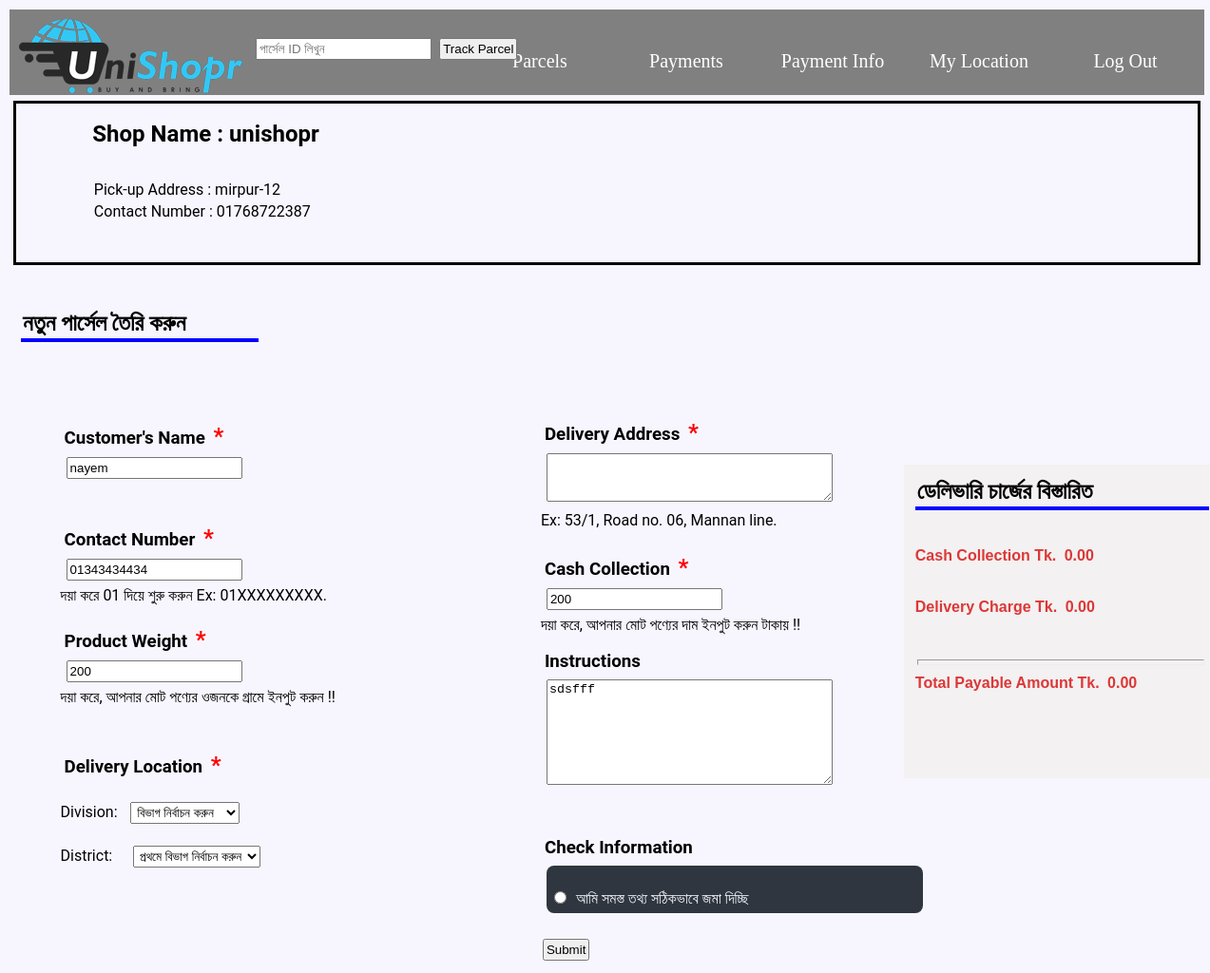
The page /Internship/edit_parcel.php?p_id=V1I97T6PFALHN (signed in) on the database its author committed.
### tables this page shows
CREATE TABLE `my_location` (
  `ID` varchar(15) NOT NULL,
  `Shop_name` varchar(100) NOT NULL,
  `Pick_up_address` text NOT NULL,
  `Phone_num` varchar(11) DEFAULT NULL,
  `select_address` varchar(15) DEFAULT NULL
);

CREATE TABLE `parcel` (
  `date` date NOT NULL,
  `ID` varchar(15) NOT NULL,
  `Product_id` varchar(15) DEFAULT NULL,
  `Shop_name` varchar(50) NOT NULL,
  `Phone_num` varchar(11) DEFAULT NULL,
  `C_name` varchar(200) NOT NULL,
  `Pick_up_address` text NOT NULL,
  `Delivery_address` text NOT NULL,
  `Product_weight` int(11) NOT NULL,
  `Cash_collection` int(11) NOT NULL,
  `delivery_charge` int(11) NOT NULL,
  `Payment_method` text NOT NULL,
  `Instructions` text NOT NULL,
  `agent_name` varchar(200) DEFAULT NULL,
  `agent_phone` varchar(11) DEFAULT NULL,
  `status` varchar(30) NOT NULL,
  `Payment_status` varchar(30) NOT NULL,
  `Action` varchar(30) NOT NULL
);

### Internship/edit_parcel.php (the view, shortened to what this page needs)
<?php
$conn=OpenCon();
$mail=$_SESSION['email'];
$sql1="select Name,ID from customer where email='$mail'";
$result1 = mysqli_query($conn,$sql1);
     if(mysqli_num_rows($result1)>0){
     while ($row1 = mysqli_fetch_assoc($result1)) {
		 $id=$row1['ID'];
	 }
	 }
?>
<!DOCTYPE html>
<html>
<head>
	<link rel="stylesheet" type="text/css" href="css/parcel_style.css">
	<link rel="stylesheet" type="text/css" href="css/all.css">
</head>
<body>
	<div id="header">
    <div id="logo">
      <img src="images/logo.PNG">
    </div>
    <ul id="navbar">
    	<li> <a href="log_out.php">Log Out</a></li>
    	<li> <a href= "my_location.php"> My Location </a> </li>
    <li> <a href= "my_payment.php"> Payment Info </a> </li>
    <li> <a href="payments.php"> Payments</a></li>
     <li> <a href= "orders.php"> Parcels </a> </li>
    </ul>
    <div class="form" >
      <div class="search" >
            <input type="text" id="track"  name="track" placeholder="পার্সেল ID লিখুন" size="20">
          <input type="submit" id="search" name="search" value="Track Parcel">
      </div>
  </div><br><br><br><br><br><br>
  </div>
	<?php
$sql2="select * from my_location where ID='$id' and select_address='Selected'";
	 $result2 = mysqli_query($conn,$sql2);
     if(mysqli_num_rows($result2)>0){
     while ($row2 = mysqli_fetch_assoc($result2)) {
     $shop_name=$row2['Shop_name'];
     $pickup_address=$row2['Pick_up_address'];
     $phone_num=$row2['Phone_num'];
     ?>
<div class="column" id="column">
		<div class="section2" style="border-style: solid; width: 100%;">
		<section>
			<h2><font color= "black"; style= "text-align: left; margin-left: 5%; font-size: 100%;" > <?php echo "Shop Name : $shop_name"; ?> </font> </h2> <br><p style= "margin-left: 6%;" ><?php echo "Pick-up Address : $pickup_address"; ?></p>
			<font color= "black"; style= "margin-left: 6%;" ><?php echo "Contact Number : $phone_num"; ?></font><br><br>
			<br>
		</section></div>
	</div>
	<?php
	}}
		 ?>
		 <?php
		 $p_id=$_GET['p_id'];
$sql3="select * from parcel where Product_id='$p_id'";
	 $result3 = mysqli_query($conn,$sql3);
     if(mysqli_num_rows($result3)>0){
     while ($row3 = mysqli_fetch_assoc($result3)) {
     $c_name=$row3['C_name'];
     $phone_num=$row3['Phone_num'];
     $instructions=$row3['Instructions'];
     $cash=$row3['Cash_collection'];
     $product_weight=$row3['Product_weight'];
     ?>
		<div class="cont" id="cont">
			<h2 style="border-bottom: 4px solid blue; width: 20%; margin-top: 3%; ">নতুন পার্সেল তৈরি করুন</h2>
			<div class= "container" id="container" style="margin-top: 3%; margin-left: -5%;">
				<ol><li>
					<form id="insert" action="create_parcel.php" method="post" >
				<h3> Customer's Name <font color= "red" size="5"> * </font></h3>
						<div class= "option">
							<input
							type= "box"
							class= "box"
							id="name" value="<?php echo $c_name; ?>"
							name= "name" required
							/>
						</div>
					<br><br>
				<h3> Contact Number <font color= "red" size="5"> * </font></h3>
						<div class= "option">
							<input
							type= "box"
							class= "box" pattern="[0]{1}[1]{1}[0-9]{9}"
							id="contact_number" value="<?php echo $phone_num; ?>"
							name= "contact_number" required
							/>
						</div>দয়া করে 01 দিয়ে শুরু করুন Ex: 01XXXXXXXXX.
					<br><br>
				<h3> Product Weight <font color= "red" size="5"> * </font></h3>
						<div class= "option">
							<input
							type= "box"
							class= "box"
							id="amount" value="<?php echo $product_weight; ?>"
							name= "amount"
							oninput="p_amount()" required
							/>
					</div>দয়া করে, আপনার মোট পণ্যের ওজনকে গ্রামে ইনপুট করুন !!
				<h3> <br><br>Delivery Location <font color= "red" size="5"> * </font></h3>
				<br>Division: &nbsp;
		<select id="division" name="division" oninput="p_amount()" required >
		<option value="">বিভাগ নির্বাচন করুন</option>
        </select><br><br>
        District: &nbsp;&nbsp;&nbsp;
        <select id="district" name="district">
        <option value="">প্রথমে বিভাগ নির্বাচন করুন</option>
    </select>
    </li></ol>
				<ol><li>
				<h3> Delivery Address <font color= "red" size="5"> * </font></h3>
						<div class= "option">
							<textarea
							type= "box"
							class= "box"
							id="d_address"
							name= "d_address" rows="3" cols="35" required
							/></textarea>
					</div>Ex: 53/1, Road no. 06, Mannan line.
				<h3><br> Cash Collection <font color= "red" size="5"> * </font></h3>
						<div class= "option">
							<input
							type= "box"
							class= "box"
							id="payment_amount" value="<?php echo $cash; ?>"
							name= "payment_amount" value=100
							oninput="payment()" required
							/>
						</div>
					দয়া করে, আপনার মোট পণ্যের দাম ইনপুট করুন টাকায় !!
					<br>
<div class="container1" style="margin-left: 30%;">
<h2 style="border-bottom: 4px solid blue; width: 95%;">ডেলিভারি চার্জের বিস্তারিত</h2>	<br>
<h5 >Cash Collection    Tk. <span id="pay">0.00</span></p>
<br>
<h5> Delivery Charge    Tk. <span id="pro">0.00</span></p> <br>
<hr >
<h5 >Total Payable Amount    Tk. <span id="total">0.00</span></p>
				</div>
				</li></ol>
				<ol><li>
				<h3> Instructions </h3>
						<div class= "option">
							<textarea
							type= "box"
							class= "box"
							id="instructions"
							name= "instructions" rows="7" cols="35"
							/><?php echo $instructions; ?></textarea>
											</div>
					<br>
				<h3><br> Check Information </h3>
					<div class="select-box">
					<div class= "options-container active">
						<div class= "options">
							<br><input
							type= "radio"
							class= "radio"
							id="submit"
							name= "submit" required
							/>
							<label for= "check"> আমি সমস্ত তথ্য সঠিকভাবে জমা দিচ্ছি </label>
						</div>
					</div>
					</div>
					<br><input type="submit" class="submit" name="submit" value="Submit">
				</li>
			</ol>
</div>
</div>
	<?php
	}}
		 ?>
</body>
</html>

### Internship/css/parcel_style.css (style rules this page uses)
* { margin: 2px; padding: 2px; box-sizing: border-box; }
body { font-family: "Roboto", sans-serif; background: #f7f6ff; }
h2 { margin: 10px; }
ol { float: left; list-style-type: none; }
ol li { color: #000; padding: 1px 100px; transition: 0.4s ease; }
.container { margin-top: 150px; padding: 32px 4px; float: left-side; }
.select-box { display: flex; width: 400px; flex-direction: column; }
.select-box .options-container { background: #2f3640; color: #f5f6fa; max-height:1; width: 100%; opacity: 0; transition: all 0.6s; border-radius: 8px; overflow: hidden; order: 1; }
.select-box .options-container.active { max-height: 240px; opacity: 1; overflow-y: scroll; }
.select-box label { cursor: pointer; }
.container1 { position:absolute; margin-top: -14%; margin-left: 35%; background: rgb(243, 241, 241); width: 330px; height: 330px; }
.container1 h5 { margin: 10px; padding:0; font-family: sans-serif; font-size: 100%; color:rgb(221, 55, 55); }

### Internship/css/all.css (style rules this page uses)
#header { width:100%; bottom: 100%;overflow: hidden; height: 90px; justify-content:top; background: gray; }
#navbar { width:1000px; height: 80px; float:right; }
#navbar>li { width:150px;list-style:none;float:right; }
li>a { display: block;color:white ;line-height: 80px; text-align: center;font-family: cursive; font-size:20px; text-decoration:none }
#logo { width: 200px;height: 80px; float: left; }
.search { float: left; margin-left: 20%; margin-top: -60px; font-family: 'Nunito', sans-serif; }

### rows shown on the page
my_location: Shop_name "unishopr", Pick_up_address "mirpur-12", Phone_num "01768722387"
parcel: name "nayem", contact_number "01343434434", amount "200", payment_amount "200", instructions "sdsfff"
